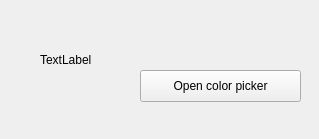
<?xml version="1.0" encoding="UTF-8"?>
<ui version="4.0">
 <class>MainWindow</class>
 <widget class="QMainWindow" name="MainWindow">
  <property name="geometry">
   <rect>
    <x>0</x>
    <y>0</y>
    <width>319</width>
    <height>139</height>
   </rect>
  </property>
  <property name="windowTitle">
   <string>MainWindow</string>
  </property>
  <widget class="QWidget" name="centralwidget">
   <widget class="QPushButton" name="pushButton">
    <property name="geometry">
     <rect>
      <x>140</x>
      <y>70</y>
      <width>161</width>
      <height>32</height>
     </rect>
    </property>
    <property name="text">
     <string>Open color picker</string>
    </property>
   </widget>
   <widget class="QLabel" name="label">
    <property name="geometry">
     <rect>
      <x>40</x>
      <y>20</y>
      <width>80</width>
      <height>80</height>
     </rect>
    </property>
    <property name="frameShadow">
     <enum>QFrame::Plain</enum>
    </property>
    <property name="lineWidth">
     <number>1</number>
    </property>
    <property name="text">
     <string>TextLabel</string>
    </property>
    <property name="margin">
     <number>0</number>
    </property>
   </widget>
  </widget>
 </widget>
 <resources/>
 <connections/>
</ui>
